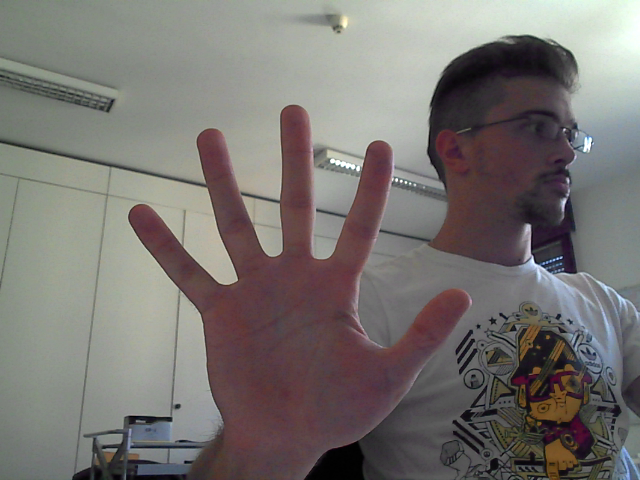
#> input picture dataset_visualization/G1-color.png, 640 x 480 px; its folder holds only this picture in this run
$ jupyter execute --allow-errors Untitled.ipynb
#> lines starting #> are read from the running program, lines starting #| are printed output that depends on the picture
[cell 1]
import matplotlib.pyplot as plt
import cv2
import glob
import os
import numpy as np

[cell 2]
images = glob.glob(os.path.join("./dataset_visualization/", "*png"))

[cell 3]
images_ = []
f, axarr = plt.subplots(2,6,figsize=(15,5))
for i, image in enumerate(images, 1):
    im = cv2.imread(image)
#> im is the input picture: shape (480, 640, 3); mean B, G, R 113.1, 116, 120
    im = cv2.cvtColor(im, cv2.COLOR_BGR2RGB)
    images_.append(im)
    ax = plt.subplot(2, 6, i)
    ax.imshow(im)
    ax.axis('off')
    ax.set_title(f"Gesture {i}")
ax = plt.subplot(2, 6, 12)
ax.imshow(np.ones((225,225, 3))*255, cmap="gray")
ax.axis('off')
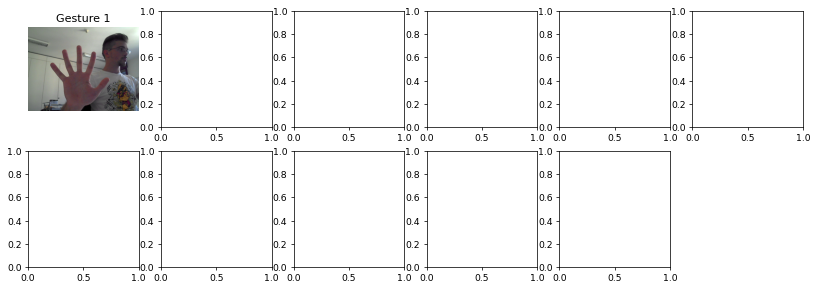
#> figure drawn by matplotlib, 2 panels


$ run again, on dataset_visualization/G3-color.png
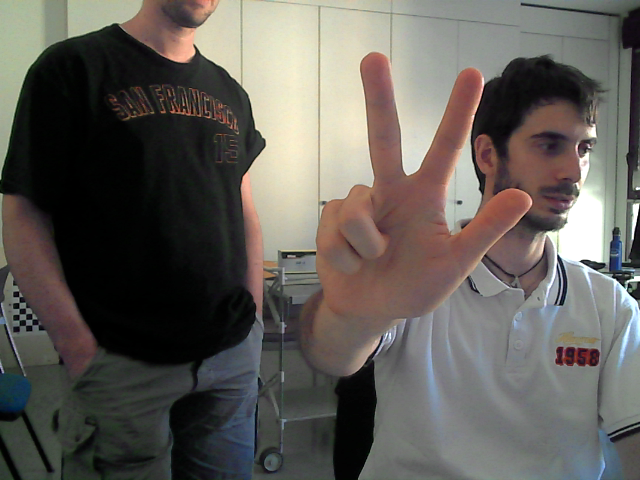
#> input picture dataset_visualization/G3-color.png, 640 x 480 px
#> im is the input picture: shape (480, 640, 3); mean B, G, R 88.8, 94, 98
#> `[cell 3] images_ = [] f, axarr = plt.subplots(2,6,figsize=(15,5)) for ..`:
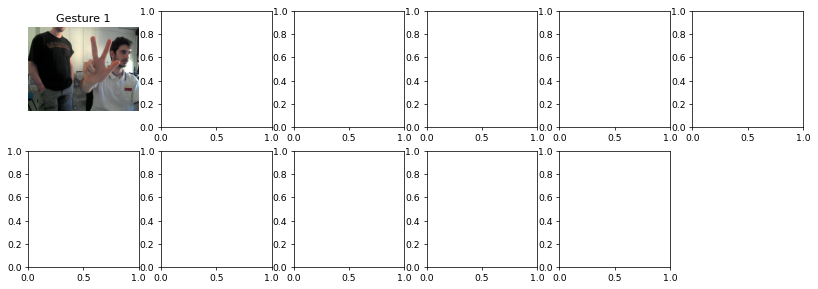
#> figure drawn by matplotlib, 2 panels

$ run again, on dataset_visualization/G4-color.png
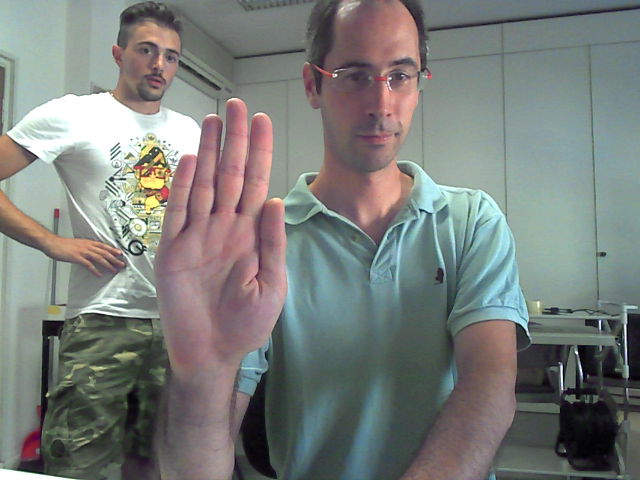
#> input picture dataset_visualization/G4-color.png, 640 x 480 px
#> im is the input picture: shape (480, 640, 3); mean B, G, R 122.6, 125.8, 122.3
#> `[cell 3] images_ = [] f, axarr = plt.subplots(2,6,figsize=(15,5)) for ..`:
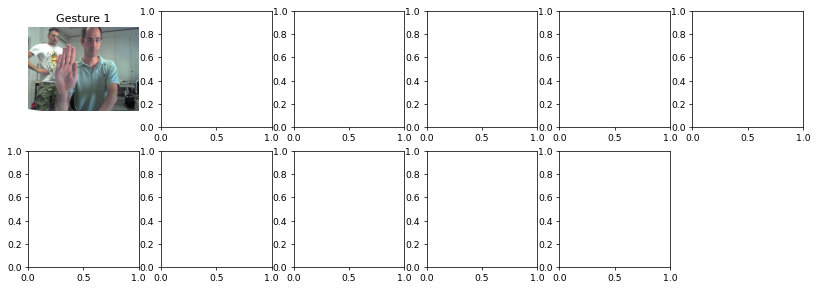
#> figure drawn by matplotlib, 2 panels

$ run again, on dataset_visualization/G5-color.png
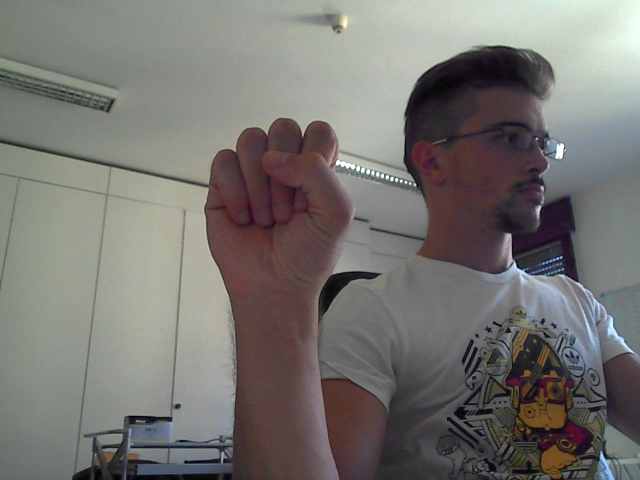
#> input picture dataset_visualization/G5-color.png, 640 x 480 px
#> im is the input picture: shape (480, 640, 3); mean B, G, R 113.2, 116.8, 118.9
#> `[cell 3] images_ = [] f, axarr = plt.subplots(2,6,figsize=(15,5)) for ..`:
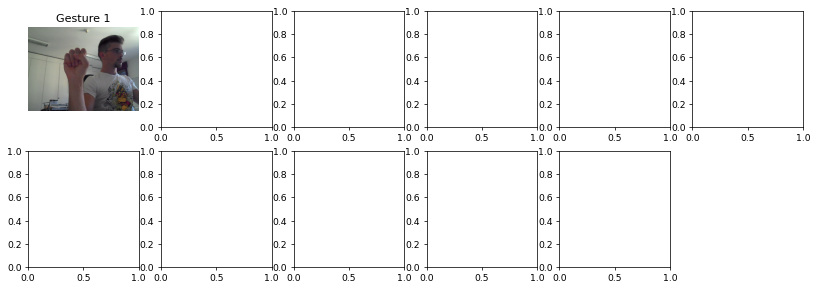
#> figure drawn by matplotlib, 2 panels

$ run again, on dataset_visualization/G10-color.png
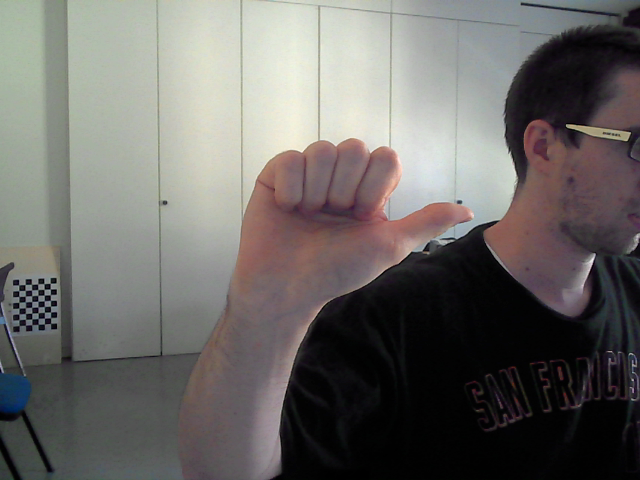
#> input picture dataset_visualization/G10-color.png, 640 x 480 px
#> im is the input picture: shape (480, 640, 3); mean B, G, R 103.1, 106, 108.5
#> `[cell 3] images_ = [] f, axarr = plt.subplots(2,6,figsize=(15,5)) for ..`:
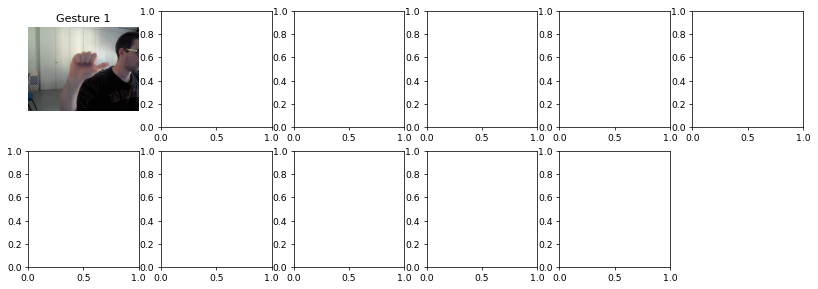
#> figure drawn by matplotlib, 2 panels
